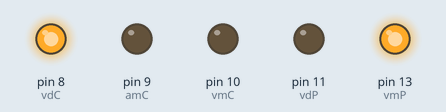
Bench run of a sketch on a simulated Arduino Uno, built with avr-gcc and run on an emulated ATmega328P. Parts: output pins drawn as LEDs (lit = HIGH).

Above: at 2.5 s.
At 6.0 s:
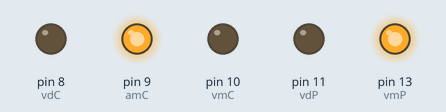
At 9.5 s:
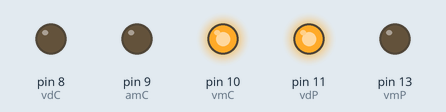
Timing chart, 0 to 15.6 s (numbered marks = the images above):
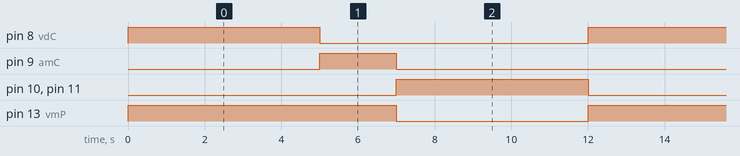

Measured:
- by itself, pin 8 (vdC), pin 10 (vmC), pin 11 (vdP): alternates HIGH for 5.0 s and LOW for 7.0 s
- by itself, pin 9 (amC): alternates HIGH for 2.0 s and LOW for 10.0 s
- by itself, pin 13 (vmP): alternates HIGH for 7.0 s and LOW for 5.0 s

The sketch:

3_SEMAFORO_CARRO_PEDESTRE.ino
```cpp
//---Mapeamento de Hardware---//
#define vmC 10
#define amC  9
#define vdC  8
#define vmP 13
#define vdP 11

//---Função Principal---//
void setup()
{
  pinMode(vmC,OUTPUT);
  pinMode(amC,OUTPUT);
  pinMode(vdC,OUTPUT);
  pinMode(vmP,OUTPUT);
  pinMode(vdP,OUTPUT);

  digitalWrite(vmC,LOW);
  digitalWrite(amC,LOW);
  digitalWrite(vdC,LOW);
  digitalWrite(vmP,LOW);
  digitalWrite(vdP,LOW);

}

//---Loop Infinito---//
void loop()
{
  digitalWrite(vmC,LOW);
  digitalWrite(amC,LOW);
  digitalWrite(vdC,HIGH);
  digitalWrite(vmP,HIGH);
  digitalWrite(vdP,LOW);
  delay(5000);

  digitalWrite(vmC,LOW);
  digitalWrite(amC,HIGH);
  digitalWrite(vdC,LOW);
  digitalWrite(vmP,HIGH);
  digitalWrite(vdP,LOW);
  delay(2000);

  digitalWrite(vmC,HIGH);
  digitalWrite(amC,LOW);
  digitalWrite(vdC,LOW);
  digitalWrite(vmP,LOW);
  digitalWrite(vdP,HIGH);
  delay(5000);

}
```
